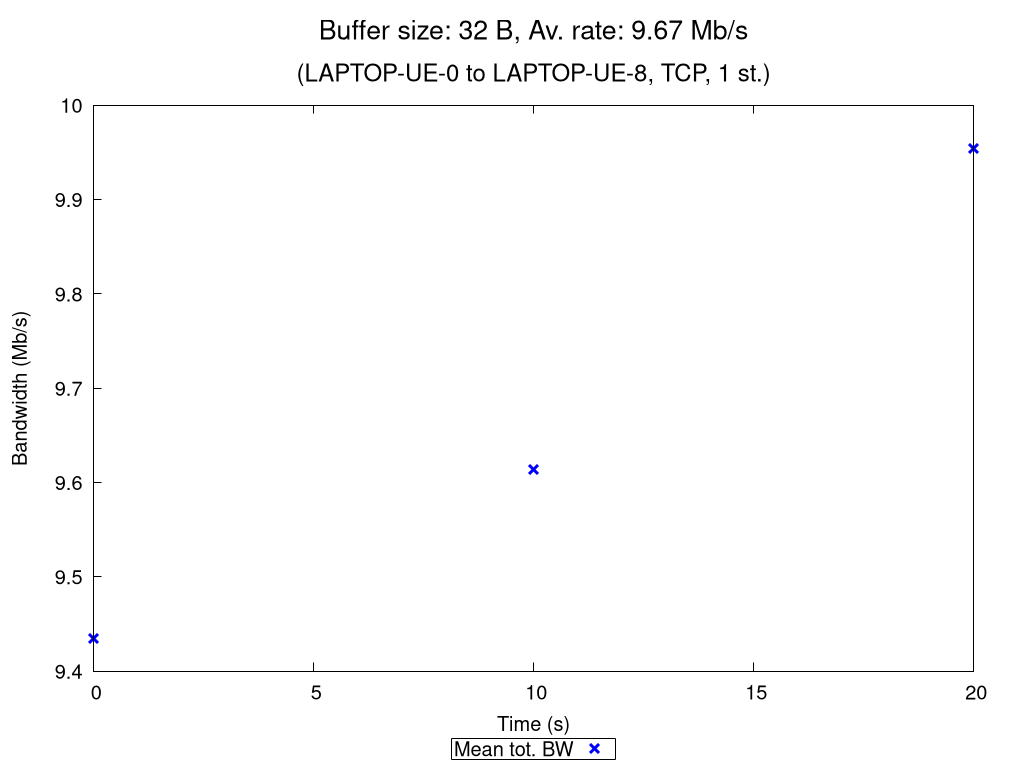

Here is the gnuplot script that generated this plot:
set terminal pngcairo nocrop enhanced size 1024,768 font "Verdana,15"
set output "TCP_1_st_2020_11_05_12-50-29_one2two_00032B.png"

set title "{/=20 Buffer size: 32 B, Av. rate: 9.67 Mb/s}\n\n{/=18 (LAPTOP-UE-0 to LAPTOP-UE-8, TCP, 1 st.)}"

set xlabel "Time (s)"
set ylabel "Bandwidth (Mb/s)"
set ytics nomirror
set key bmargin center horizontal box samplen 1 width -1
set bmargin 4.6
set rmargin 4.5

rf = 1000000.0  # rate factor
set style fill transparent solid 0.2 noborder
set autoscale xfix
plot "TCP_1_st_2020_11_05_12-50-29_one2two_00032B_iperf_processed.dat" using 1:($2/rf-$3/rf):($2/rf+$3/rf) with filledcurves lc rgb "blue" notitle, \
     "" using 1:($2/rf) with points pt 2 ps 1.5 lw 3 lc rgb "blue" title "Mean tot. BW", \
